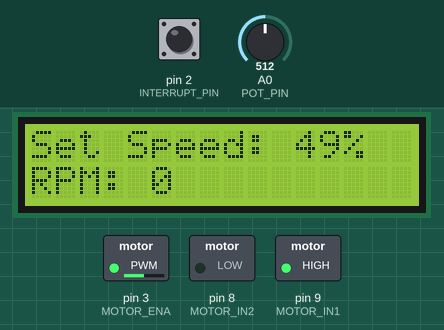
Recording of a sketch running on a simulated Arduino Uno, built with avr-gcc and run on an emulated ATmega328P. Parts: 16×2 character LCD, switched loads named in the sketch (green lamp = pin HIGH). The test bench sets the inputs (shaded band); at power-on: A0 (POT_PIN) = 512, pin 2 (INTERRUPT_PIN) HIGH.

Above: at 1.6 s.
1.7 s: A0 (POT_PIN) set to 716
At 3.2 s:
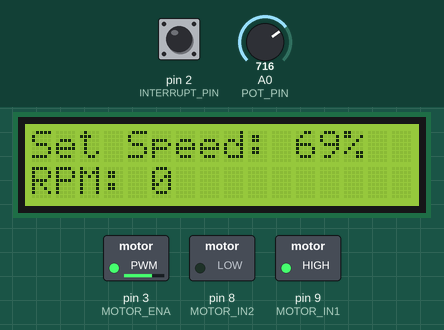
3.5 s: A0 (POT_PIN) set to 900
At 4.7 s:
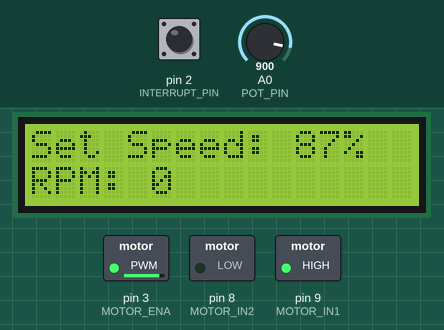
5.5 s: A0 (POT_PIN) set to 122
At 7.2 s:
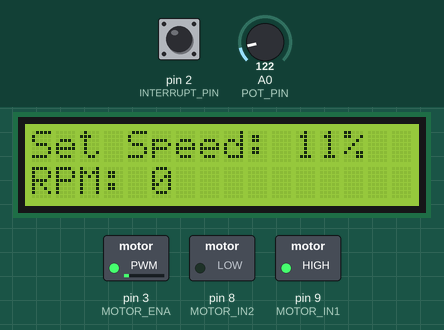
7.5 s: A0 (POT_PIN) set to 0
At 8.9 s:
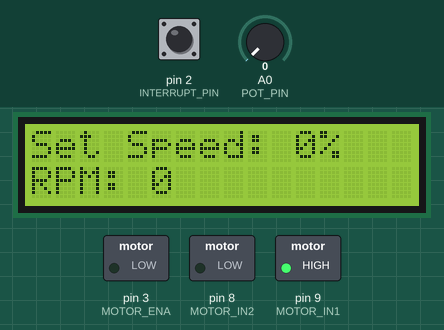
Timing chart, 0 to 10.5 s (numbered marks = the images above; inputs shaded):
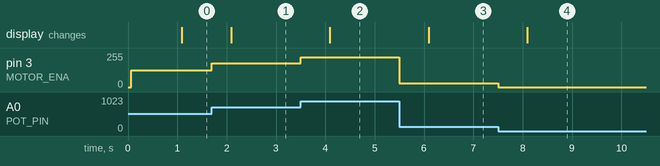

Measured:
- after the input at 1.7 s, pin 3 (MOTOR_ENA): 127/255 → 178/255 at once; the display: changes after 0.39 s (image 1)
- after the input at 3.5 s, pin 3 (MOTOR_ENA): 178/255 → 224/255 at once; the display: changes after 0.59 s (image 2)
- after the input at 5.5 s, pin 3 (MOTOR_ENA): 224/255 → 30/255 at once; the display: changes after 0.59 s (image 3)
- after the input at 7.5 s, pin 3 (MOTOR_ENA): 30/255 → 0/255 at once; the display: changes after 0.59 s (image 4)

The sketch:

motor_controller.ino
```cpp
#include <Adafruit_LiquidCrystal.h>

// Initialize the Tinkercad-native I2C display driver at default index 0
Adafruit_LiquidCrystal lcd(0);

// Pin Allocations
const byte INTERRUPT_PIN = 2; // Connected to Motor Encoder Channel A
const byte POT_PIN = A0;       // Connected to Potentiometer Center Pin (Wiper)
const byte MOTOR_ENA = 3;      // Connected to L293D Pin 1 (Enable 1,2 - PWM Speed)
const byte MOTOR_IN1 = 9;      // Connected to L293D Pin 2 (Input 1 - Direction)
const byte MOTOR_IN2 = 8;      // Connected to L293D Pin 7 (Input 2 - Direction)

// Interrupt Tracking Variables
volatile unsigned long pulseCount = 0;
unsigned long previousMillis = 0;
const unsigned long calculationWindow = 1000; // Calculate RPM every 1 second (1000ms)

// The standard yellow Tinkercad encoder motor generates roughly 358 pulses per full revolution
const int pulsesPerRevolution = 358;

void setup() {
  // Configure control and sensor pins
  pinMode(INTERRUPT_PIN, INPUT_PULLUP);
  pinMode(MOTOR_ENA, OUTPUT);
  pinMode(MOTOR_IN1, OUTPUT);
  pinMode(MOTOR_IN2, OUTPUT);

  // Establish fixed motor direction (Forward)
  digitalWrite(MOTOR_IN1, HIGH);
  digitalWrite(MOTOR_IN2, LOW);

  // Initialize the 16x2 character display grid
  lcd.begin(16, 2);
  lcd.setBacklight(HIGH);

  // Attach external hardware interrupt to Pin 2 on falling pulse edge
  attachInterrupt(digitalPinToInterrupt(INTERRUPT_PIN), countEncoderPulse, FALLING);
  previousMillis = millis();
}

void loop() {
  // 1. Read the potentiometer value (0 to 1023)
  int potValue = analogRead(POT_PIN);

  // 2. Map the value to safe 8-bit PWM duty cycle limits (0 to 255)
  byte pwmValue = map(potValue, 0, 1023, 0, 255);
  analogWrite(MOTOR_ENA, pwmValue);

  // 3. Calculate target duty cycle speed percentage for display
  int targetPercentage = map(pwmValue, 0, 255, 0, 100);

  // 4. Run calculations strictly once per second window
  unsigned long currentMillis = millis();
  if (currentMillis - previousMillis >= calculationWindow) {

    // Temporarily pause interrupts to safely clone the volatile counter variable
    noInterrupts();
    unsigned long capturedPulses = pulseCount;
    pulseCount = 0; // Clear accumulator for the next 1-second window
    interrupts();

    // Convert pulse count data into Rotations Per Minute (RPM)
    float rps = (float)capturedPulses / pulsesPerRevolution;
    unsigned int calculatedRPM = rps * 60;

    // 5. Update the LCD Interface
    // Line 1: Target speed set by user
    lcd.setCursor(0, 0);
    lcd.print("Set Speed: ");
    lcd.print(targetPercentage);
    lcd.print("%   "); // Trailing spaces clear old characters

    // Line 2: Real-time calculated encoder speed
    lcd.setCursor(0, 1);
    lcd.print("RPM: ");
    lcd.print(calculatedRPM);
    lcd.print("        "); // Trailing spaces clear old characters

    previousMillis = currentMillis;
  }
}

// Hardware Interrupt Service Routine (ISR) triggered by Channel A pulses
void countEncoderPulse() {
  pulseCount++;
}
```
